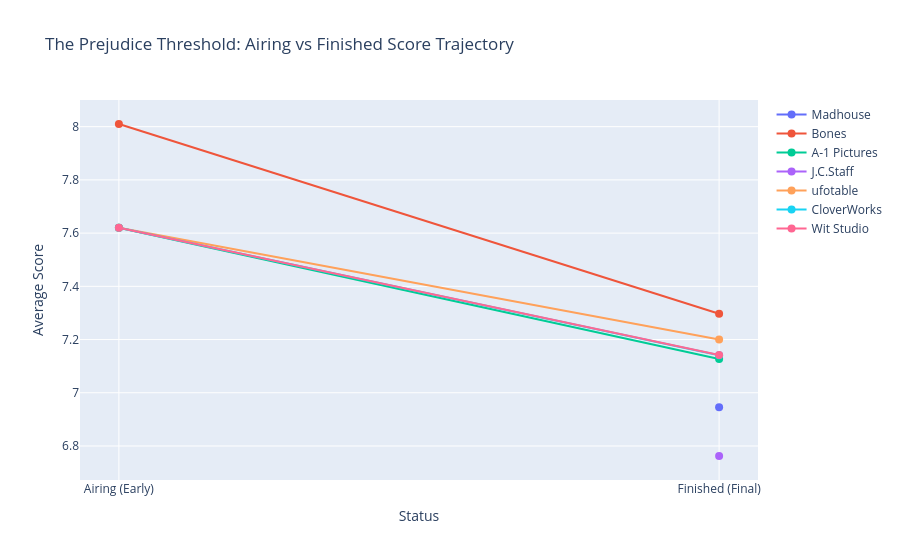

Notebook source saved alongside this figure:
### Markdown cell above
## Chapter 8: The Prejudice Threshold (Pre-Release vs Final Score) 🚀

Is the public more lenient with "Big Names" at the beginning?
We compare the average score of **currently airing** anime (early impressions) vs **finished** anime for top studios/directors.
Hypothesis: Big Studios start with a "Trust Bonus" (e.g. +0.5 score) which might normalize later.

### Code cell
# Analysis of Prejudice Threshold - Slope Chart
import plotly.graph_objects as go

# Filter for Big Studios
target_studios_extended = ['Kyoto Animation', 'Madhouse', 'MAPPA', 'Bones', 'Sunrise', 
                           'A-1 Pictures', 'J.C.Staff', 'Studio Ghibli', 'ufotable', 
                           'Production I.G', 'CloverWorks', 'Wit Studio']

prejudice_data = []

print("Analyzing Prejudice Threshold for Studios:")
for studio in target_studios_extended:
    s_works = df[df['studios'].astype(str).str.contains(studio, na=False)]
    airing = s_works[s_works['status'] == 'Currently Airing']
    finished = s_works[s_works['status'] == 'Finished Airing']
    
    if len(airing) > 0 and len(finished) > 0:
        avg_airing = airing['score'].mean()
        avg_finished = finished['score'].mean()
        prejudice_data.append({'Studio': studio, 'Status': 'Airing (Early)', 'Score': avg_airing})
        prejudice_data.append({'Studio': studio, 'Status': 'Finished (Final)', 'Score': avg_finished})

df_slope = pd.DataFrame(prejudice_data)

if not df_slope.empty:
    fig = go.Figure()
    studios_list = df_slope['Studio'].unique()
    
    for studio in studios_list:
        d = df_slope[df_slope['Studio'] == studio]
        # Slope line
        fig.add_trace(go.Scatter(x=d['Status'], y=d['Score'], mode='lines+markers', name=studio,
                                 line=dict(width=2), marker=dict(size=8)))
    
    fig.update_layout(
        title='The Prejudice Threshold: Airing vs Finished Score Trajectory',
        yaxis_title='Average Score',
        xaxis_title='Status',
        xaxis=dict(type='category'),
        showlegend=True
    )
    fig.show()
else:
    print("Not enough data for Slope Chart.")

### Figure 1 — Plotly figure (JSON) as saved in the notebook; plotly's stock layout.template omitted (floating-point values rounded to 4 significant figures)
{"data": [{"line": {"width": 2}, "marker": {"size": 8}, "mode": "lines+markers", "name": "Madhouse", "type": "scatter", "x": ["Airing (Early)", "Finished (Final)"], "y": [NaN, 6.945]}, {"line": {"width": 2}, "marker": {"size": 8}, "mode": "lines+markers", "name": "Bones", "type": "scatter", "x": ["Airing (Early)", "Finished (Final)"], "y": [8.01, 7.297]}, {"line": {"width": 2}, "marker": {"size": 8}, "mode": "lines+markers", "name": "A-1 Pictures", "type": "scatter", "x": ["Airing (Early)", "Finished (Final)"], "y": [7.62, 7.127]}, {"line": {"width": 2}, "marker": {"size": 8}, "mode": "lines+markers", "name": "J.C.Staff", "type": "scatter", "x": ["Airing (Early)", "Finished (Final)"], "y": [NaN, 6.762]}, {"line": {"width": 2}, "marker": {"size": 8}, "mode": "lines+markers", "name": "ufotable", "type": "scatter", "x": ["Airing (Early)", "Finished (Final)"], "y": [7.62, 7.2]}, {"line": {"width": 2}, "marker": {"size": 8}, "mode": "lines+markers", "name": "CloverWorks", "type": "scatter", "x": ["Airing (Early)", "Finished (Final)"], "y": [7.62, 7.141]}, {"line": {"width": 2}, "marker": {"size": 8}, "mode": "lines+markers", "name": "Wit Studio", "type": "scatter", "x": ["Airing (Early)", "Finished (Final)"], "y": [7.62, 7.142]}], "layout": {"showlegend": true, "title": {"text": "The Prejudice Threshold: Airing vs Finished Score Trajectory"}, "xaxis": {"title": {"text": "Status"}, "type": "category"}, "yaxis": {"title": {"text": "Average Score"}}}}
